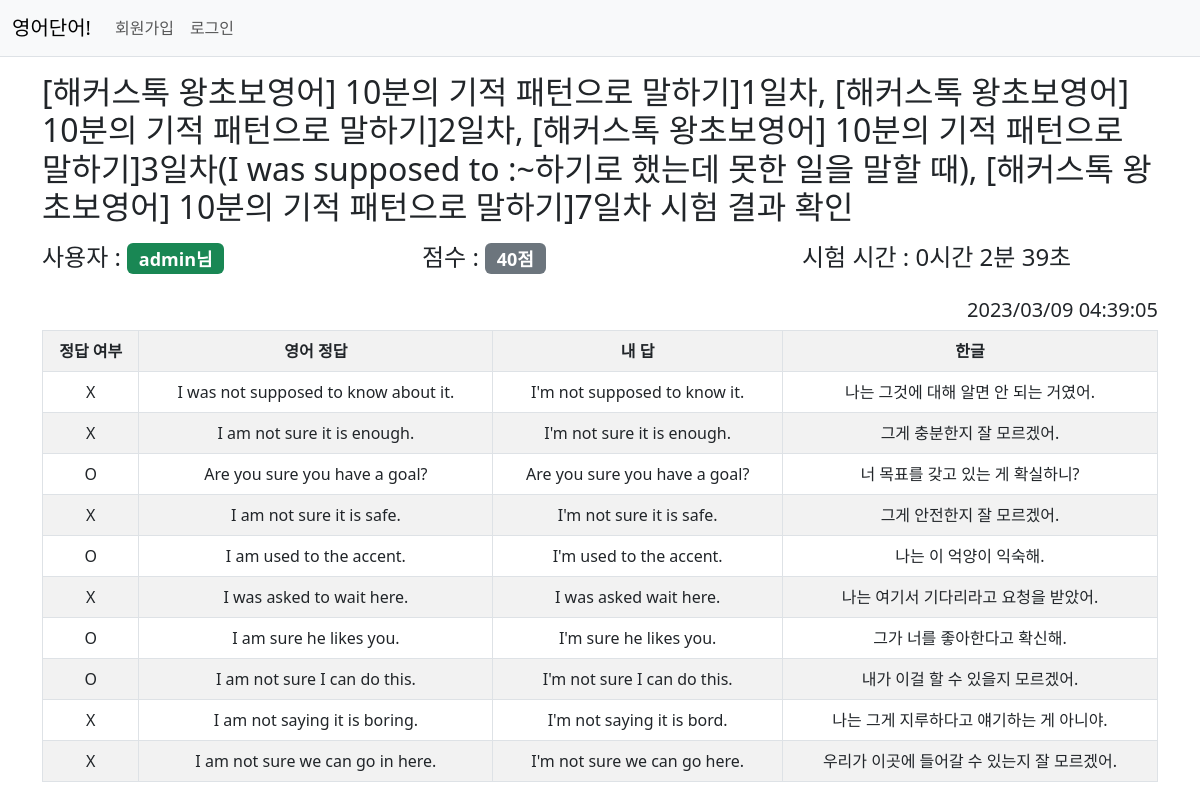
The app's page /word/test/english_blank_check/70 with its own data.
### word/models.py (models this page shows, shortened)
class Test(models.Model):
    create_user = models.ForeignKey(User, on_delete=models.CASCADE)
    create_date = models.DateTimeField()
    end_date = models.DateTimeField(null=True, blank=True)
    score = models.IntegerField(null=True, blank=True)
    comment = models.CharField(null=True, blank=True, max_length=500)

class Row(models.Model):
    test = models.ForeignKey(Test, on_delete=models.CASCADE)
    word = models.ForeignKey(Word, on_delete=models.CASCADE)
    answer = models.CharField(null=True, blank=True, max_length=100)
    is_correct = models.BooleanField(null=True, blank=True)

class Word(models.Model):
    day = models.ForeignKey(Day, on_delete=models.CASCADE)
    english = models.CharField(max_length=100)
    korean = models.CharField(max_length=200)
    create_user = models.ForeignKey(User, on_delete=models.CASCADE)
    create_date = models.DateTimeField()

### common/models.py (models this page shows)
class User(AbstractUser):
    nickname = models.CharField(max_length=20, unique=True)
    def __str__(self):
        return self.nickname

### word/views/test_views.py (the view, shortened to what this page needs)
# urls.py: path('test/english_blank_check/<int:test_id>', test_views.english_blank_check, name='english_blank_check'),
def english_blank_check(request, test_id):
    test = get_object_or_404(Test, pk=test_id)
    context = {'test': test, 'title_tag': "영어 단어 시험 결과"}
    return render(request, 'word/english_blank_check.html', context)

### pybo/templatetags/pybo_filter.py (called while the page is built)
@register.filter
def return_ox(value):
    if value:
        return "O"
    return "X"

@register.filter
def sub_time(value, arg):
    if value == arg:
        return "시험을 완료 하지 않음."
    else:
        time = (value - arg).total_seconds()
        hour, minu = divmod(time, 3600)
        minu, sec = divmod(minu, 60)
    return str(int(hour)) + "시간 " + str(int(minu)) + "분 " + str(int(sec)) + "초"

@register.filter
def null_to_blank(value):
    if value:
        return value
    else:
        return ""

### templates/word/english_blank_check.html (shortened to what this page needs)
{% extends 'base.html' %}
{% load pybo_filter %}
{% block content %}
<div class="container my-3">
    <h2>{{test.comment}} 시험 결과 확인 </h2>
    <div class="row mt-3">
        <div class="col">
            <h4>사용자 : <span class="badge bg-success">{{test.create_user}}님</span></h4>
        </div>
        <div class="col">
            <h4>점수 : <span class="badge bg-secondary">{{test.score}}점</span></h4>
        </div>
        <div class="col">
            <h4>{% if not test.end_date %} 완료하지 않은 시험 {% else %} 시험 시간 : {{test.end_date|sub_time:test.create_date}} {% endif %}</h4>
        </div>
    </div>
    <div class="text-end mt-3">
        <h5>{{test.create_date|date:"Y/m/d h:i:s"}}</h5>
    </div>
    <table class="form-label table table-striped table-bordered text-center order-column">
        <tr>
            <th>정답 여부</th>
            <th>영어 정답</th>
            <th>내 답</th>
            <th class="ms-2">한글</th>
        </tr>
    {% for row in test.row_set.all %}
        <tr class="test_field">
            <td>{{row.is_correct|return_ox}}</td>
            <td>{{row.word.english}}</td>
            <td>{{row.answer|null_to_blank}}</td>
            <td>{{row.word.korean}}</td>
        </tr>
    {% endfor %}
    </table>
{% endblock %}

### records on screen
Test: comment "[해커스톡 왕초보영어] 10분의 기적 패턴으로 말하기]1일차, [해커스톡 왕초보영어] 10분의 기적 패턴으로 말하기]2일차, [해커스톡 왕초보영어] 10분의 기적 패턴으로 말하기]3일차(I was supposed to :~하기로 했는데 못한 일을 말할 때), [해커스톡 왕초보영어] 10분의 기적 패턴으로 말하기]7일차", create_user "admin", score "40", end_date|sub_time "0시간 2분 39초", create_date "2023/03/09 04:39:05"
Row: is_correct|return_ox "X", word.english "I was not supposed to know about it.", answer|null_to_blank "I'm not supposed to know it.", word.korean "나는 그것에 대해 알면 안 되는 거였어."
Row: is_correct|return_ox "X", word.english "I am not sure it is enough.", answer|null_to_blank "I'm not sure it is enough.", word.korean "그게 충분한지 잘 모르겠어."
Row: is_correct|return_ox "O", word.english "Are you sure you have a goal?", answer|null_to_blank "Are you sure you have a goal?", word.korean "너 목표를 갖고 있는 게 확실하니?"
Row: is_correct|return_ox "X", word.english "I am not sure it is safe.", answer|null_to_blank "I'm not sure it is safe.", word.korean "그게 안전한지 잘 모르겠어."
Row: is_correct|return_ox "O", word.english "I am used to the accent.", answer|null_to_blank "I'm used to the accent.", word.korean "나는 이 억양이 익숙해."
Row: is_correct|return_ox "X", word.english "I was asked to wait here.", answer|null_to_blank "I was asked wait here.", word.korean "나는 여기서 기다리라고 요청을 받았어."
Row: is_correct|return_ox "O", word.english "I am sure he likes you.", answer|null_to_blank "I'm sure he likes you.", word.korean "그가 너를 좋아한다고 확신해."
Row: is_correct|return_ox "O", word.english "I am not sure I can do this.", answer|null_to_blank "I'm not sure I can do this.", word.korean "내가 이걸 할 수 있을지 모르겠어."
Row: is_correct|return_ox "X", word.english "I am not saying it is boring.", answer|null_to_blank "I'm not saying it is bord.", word.korean "나는 그게 지루하다고 얘기하는 게 아니야."
Row: is_correct|return_ox "X", word.english "I am not sure we can go in here.", answer|null_to_blank "I'm not sure we can go here.", word.korean "우리가 이곳에 들어갈 수 있는지 잘 모르겠어."
